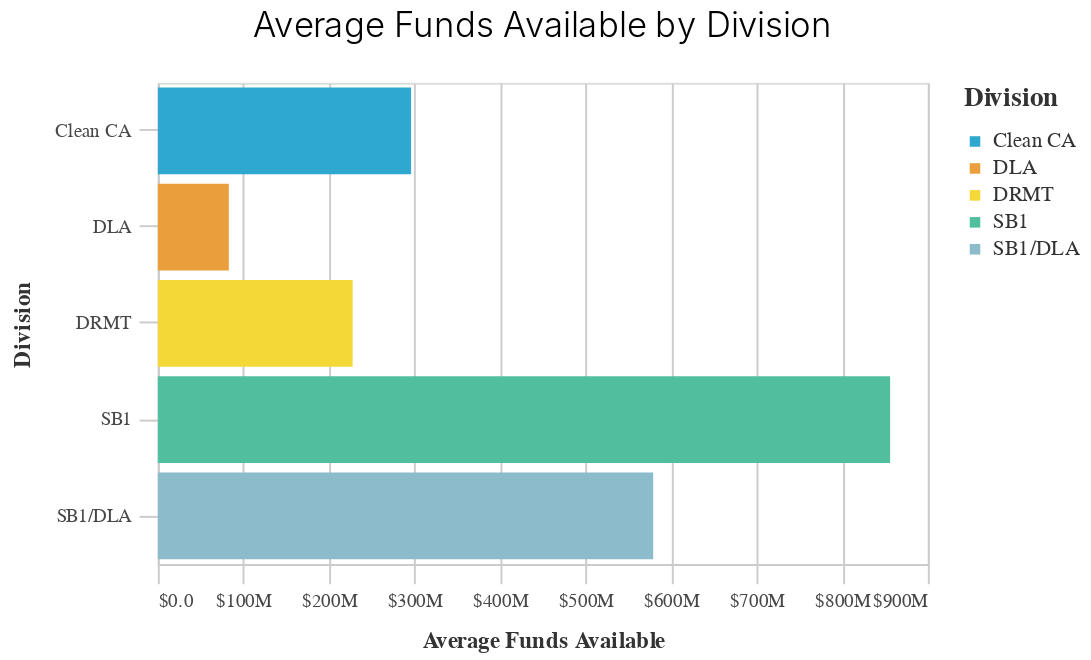

The notebook cell saved with this chart:
### Code cell
chart = (
    alt.Chart(
        (
            df
             >>filter(_.availibility=='state')
            >> group_by(_.ct_division)
            >> summarize(avg_funds=(_.funding_amount_available.mean()))
        )
    )
    .mark_bar()
    .encode(
        x=alt.X(
            "avg_funds", axis=alt.Axis(format="$.2s"), title="Average Funds Available"
        ),
        y=alt.Y("ct_division", title="Division"),
        color=alt.Color(
            "ct_division",
            title="Division",
            scale=alt.Scale(range=altair_utils.CALITP_CATEGORY_BRIGHT_COLORS),
        ),
    )
    .properties(title="Average Funds Available by Division")
)
styleguide.preset_chart_config(chart)

### Figure 1 — Vega-Lite specification as saved in the notebook (floating-point values rounded to 4 significant figures)
{"config": {"view": {"continuousWidth": 400, "continuousHeight": 300}, "axis": {"domainColor": "#cbcbcb", "grid": true, "gridColor": "#cbcbcb", "gridWidth": 1, "labelColor": "#474747", "labelFont": "Nunito Sans", "labelFontSize": 10, "labelPadding": 4, "tickColor": "#cbcbcb", "tickSize": 10, "titleColor": "#333", "titleFont": "Raleway", "titleFontSize": 12, "titlePadding": 10}, "axisBand": {"grid": false}, "background": "white", "font": "Raleway", "header": {"labelFont": "Nunito Sans", "titleFont": "Raleway"}, "legend": {"labelColor": "#333", "labelFont": "Nunito Sans", "labelFontSize": 11, "labelLimit": 0, "padding": 1, "symbolSize": 30, "symbolType": "square", "titleColor": "#333", "titleFont": "Raleway", "titleFontSize": 14, "titlePadding": 10}, "title": {"anchor": "middle", "font": "Raleway", "fontSize": 18, "fontWeight": 300, "offset": 20}}, "data": {"name": "data-e247e372a69f77057e42f0cc80781a42"}, "mark": "bar", "encoding": {"color": {"field": "ct_division", "scale": {"range": ["#2EA8CE", "#EB9F3C", "#F4D837", "#51BF9D", "#8CBCCB", "#9487C0"]}, "title": "Division", "type": "nominal"}, "x": {"axis": {"format": "$.2s"}, "field": "avg_funds", "title": "Average Funds Available", "type": "quantitative"}, "y": {"field": "ct_division", "title": "Division", "type": "nominal"}}, "height": 250, "title": "Average Funds Available by Division", "width": 400, "$schema": "https://vega.github.io/schema/vega-lite/v4.17.0.json", "datasets": {"data-e247e372a69f77057e42f0cc80781a42": [{"ct_division": "Clean CA", "avg_funds": 296000000.0}, {"ct_division": "DLA", "avg_funds": 82960000.0}, {"ct_division": "DRMT", "avg_funds": 227700000.0}, {"ct_division": "SB1", "avg_funds": 855900000.0}, {"ct_division": "SB1/DLA", "avg_funds": 579000000.0}]}}
